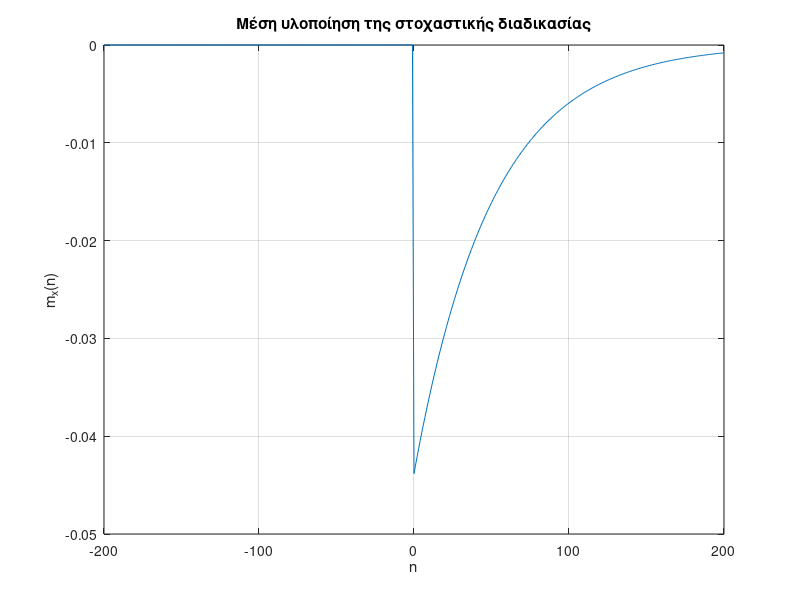
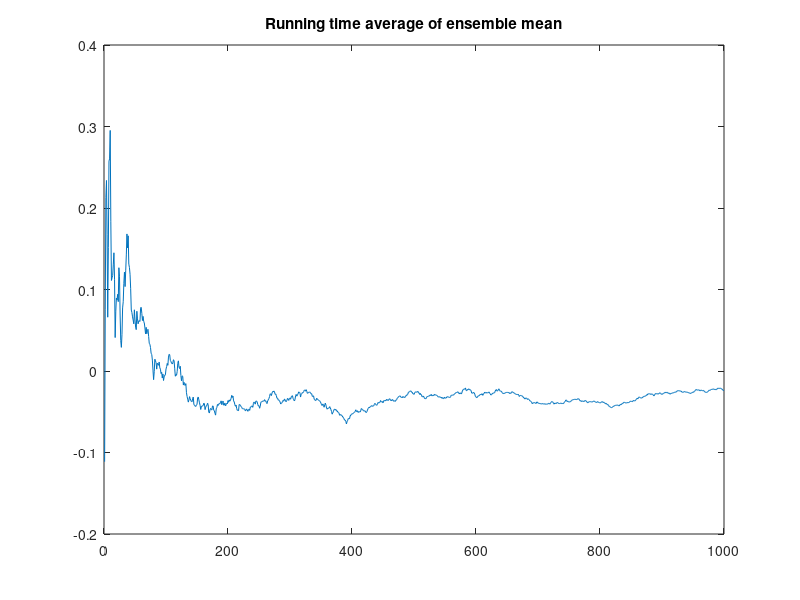
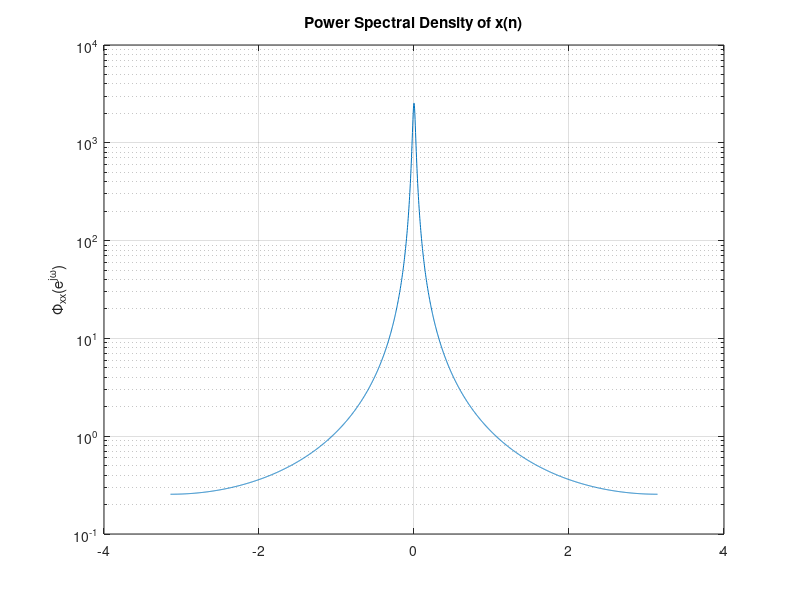
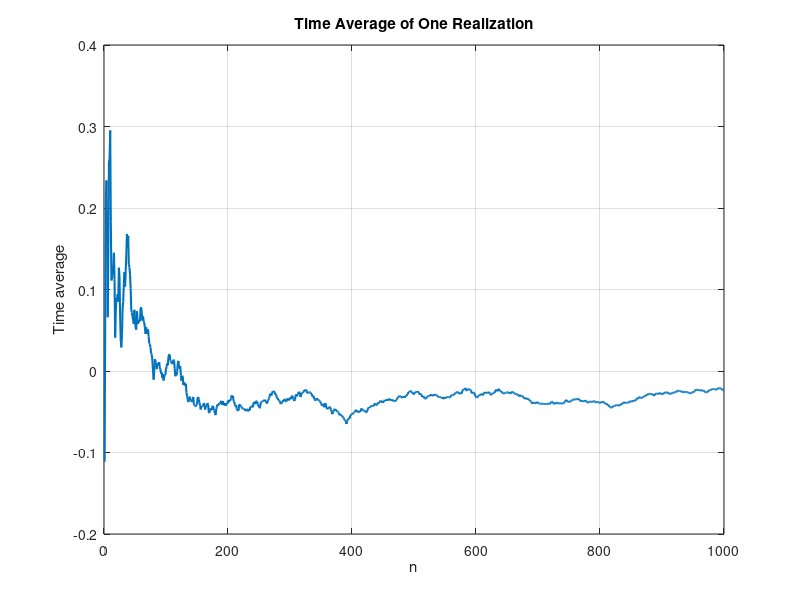

Reproduce these figures in MATLAB, in order. (Note: this script raises an error after producing the figures.)
K = 1000;                % 1000 διαφορετικές πραγματοποιήσεις

n = -200:200;            
N = length(n);           

% Δημιουργία στοχαστικής διαδικασίας
A = randn(K, 1);         

deterministic_portion = (exp(-n/50) .* (n >= 0));
x = A .* deterministic_portion;  % Διαστάσεις: K × 401
%% Μέση υλοποίηση της στοχαστικής διαδικασίας
mean_x=mean(x);

figure;
plot(n, mean_x);
grid on;
xlabel('n');
ylabel('m_x(n)');
title('Μέση υλοποίηση της στοχαστικής διαδικασίας');

%% LLN
M = 1000;      
n0 = 30;         

x_n0 = A .* exp(-n0/50);

% Running ensemble average (LLN)
running_mean = cumsum(x_n0) ./ (1:M)';

% Plot
figure;
plot(running_mean);
title('Running time average of ensemble mean');

%% πυκνότητας του φάσματος ισχύος 

w= linspace(-pi,pi,2048);
a = exp(-1/50);

% Power Spectral Density
Ph_xx = 1 ./ abs(1 - a*exp(-1j*w)).^2;

figure;
semilogy(w, Ph_xx);
ylabel('\Phi_{xx}(e^{j\omega})');
title('Power Spectral Density of x(n)');
grid on;

%% διαδικασία υπολογισμού / δοκιμής της εργοδικότητας 1ης τάξης 

figure;
plot(running_mean,'LineWidth',1.5);
grid on;
xlabel('n');
ylabel('Time average');
title('Time Average of One Realization');
yline(0,'r--','Ensemble mean');
